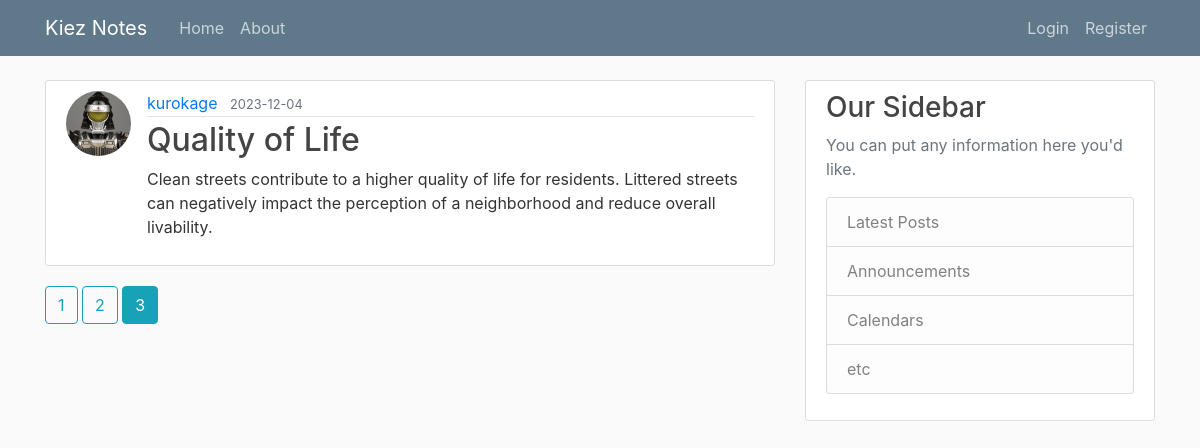
Screenshot of /home?page=3 with the database file from the repository.
### flask_blog2/models.py (models this page shows, shortened)
class Post(db.Model):
    id = db.Column(db.Integer, primary_key=True)
    title = db.Column(db.String(100), nullable=False)
    date_posted = db.Column(db.DateTime, nullable=False, default=datetime.utcnow)
    content = db.Column(db.Text, nullable=False)
    user_id = db.Column(db.Integer, db.ForeignKey('user.id'), nullable=False)
    created_at = db.Column(db.DateTime, nullable=False, default=datetime.utcnow)
    updated_at = db.Column(db.DateTime, nullable=False, default=datetime.utcnow, onupdate=datetime.utcnow)
    blogpicture = db.Column(db.String(255), nullable=True, default='default2.jpg')

class User(db.Model, UserMixin):
    id = db.Column(db.Integer, primary_key=True)
    username = db.Column(db.String(20), unique=True, nullable=False)
    email = db.Column(db.String(120), unique=True, nullable=False)
    image_file = db.Column(db.String(20), nullable=False, default='default.jpg')
    password = db.Column(db.String(60), nullable=False)
    posts = db.relationship('Post', backref='author', lazy=True)

### flask_blog2/main/routes.py (the view)
@main.route("/")
@main.route("/home")
def home():
    page = request.args.get('page', 1, type=int)
    posts = Post.query.order_by(Post.updated_at.desc()).paginate(page=page, per_page=5)
    return render_template('home.html', posts=posts)

### flask_blog2/templates/home.html
{% extends "layout.html" %}
{% block content %}
    {% for post in posts.items %}
        <article class="media content-section">
            <img class="rounded-circle article-img" src="{{ url_for('static', filename='profile_pics/' +post.author.image_file) }}">
            <div class="media-body">
            <div class="article-metadata">
                <a class="mr-2" href="{{ url_for('users.user_posts', username=post.author.username) }}">{{ post.author.username}}</a>
                <small class="text-muted">{{ post.date_posted.strftime('%Y-%m-%d') }}</small>
            </div>
            <h2><a class="article-title" href="{{ url_for('posts.post',post_id=post.id) }}">{{ post.title }}</a></h2>
            <p class="article-content">{{ post.content }}</p>
            </div>
        </article>
    {% endfor%}
    {% for page_num in posts.iter_pages(left_edge=1, right_edge=1, left_current=1, right_current=2) %}
      {% if page_num %}
        {% if posts.page == page_num %}
          <a class="btn btn-info mb-4" href="{{ url_for('main.home', page=page_num) }}">{{ page_num }}</a>
        {% else %}
          <a class="btn btn-outline-info mb-4" href="{{ url_for('main.home', page=page_num) }}">{{ page_num }}</a>
        {% endif %}
      {% else %}
        ...
      {% endif %}
    {% endfor %}
{% endblock content %}

### flask_blog2/static/main.css (style rules this page uses)
body { background: #fafafa; color: #333333; margin-top: 5rem; }
h1, h2, h3, h4, h5, h6 { color: #444444; }
.content-section { background: #ffffff; padding: 10px 20px; border: 1px solid #dddddd; border-radius: 3px; margin-bottom: 20px; }
.article-title { color: #444444; }
.article-content { white-space: pre-line; }
.article-img { height: 65px; width: 65px; margin-right: 16px; }
.article-metadata { padding-bottom: 1px; margin-bottom: 4px; border-bottom: 1px solid #e3e3e3 }

### rows the page displays
Post: image_file (picture), author.username "kurokage", date_posted "2023-12-04", title "Quality of Life", content "Clean streets contribute to a higher quality of life for residents. Littered streets can negatively impact the perception of a neighborhood and reduce overall livability."

### other values shown
{{ page_num }} "1" "2"
{{ page_num }} "3"
